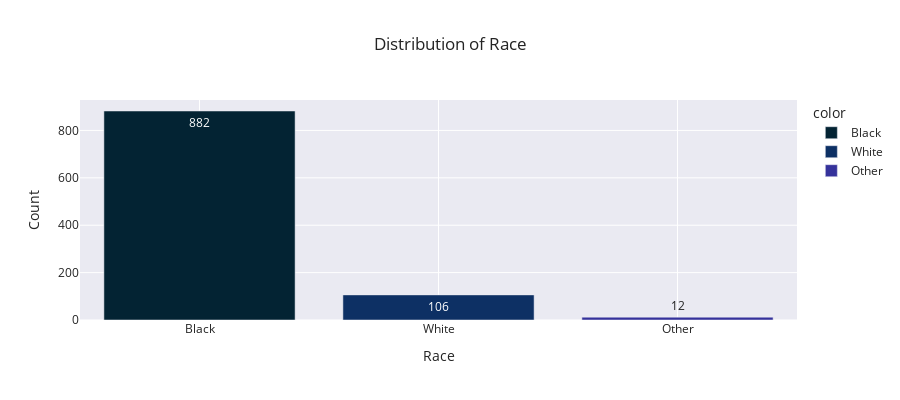

Notebook cell for this chart:
### Markdown cell above
#### Demographic Profiles

### Code cell
# Distribution of the Race Column
race_counts = clairborne_df['Race'].value_counts()

fig = px.bar(
    x=race_counts.index,
    y=race_counts.values,
    labels={'x': 'Race', 'y': 'Count'},
    title='Distribution of Race',
    color=race_counts.index,
    color_discrete_sequence=px.colors.sequential.thermal,
    text_auto=True
)

fig.update_layout(
    xaxis_title='Race',
    yaxis_title='Count',
    template='seaborn',
    width=900,
    height=400
)

fig.show()

### Figure 1 — Plotly figure (JSON) as saved in the notebook; plotly's stock layout.template omitted (floating-point values rounded to 4 significant figures)
{"data": [{"hovertemplate": "color=Black<br>Race=%{x}<br>Count=%{y}<extra></extra>", "legendgroup": "Black", "marker": {"color": "rgb(3, 35, 51)", "pattern": {"shape": ""}}, "name": "Black", "orientation": "v", "showlegend": true, "textposition": "auto", "texttemplate": "%{y}", "type": "bar", "x": ["Black"], "xaxis": "x", "y": [882], "yaxis": "y"}, {"hovertemplate": "color=White<br>Race=%{x}<br>Count=%{y}<extra></extra>", "legendgroup": "White", "marker": {"color": "rgb(13, 48, 100)", "pattern": {"shape": ""}}, "name": "White", "orientation": "v", "showlegend": true, "textposition": "auto", "texttemplate": "%{y}", "type": "bar", "x": ["White"], "xaxis": "x", "y": [106], "yaxis": "y"}, {"hovertemplate": "color=Other<br>Race=%{x}<br>Count=%{y}<extra></extra>", "legendgroup": "Other", "marker": {"color": "rgb(53, 50, 155)", "pattern": {"shape": ""}}, "name": "Other", "orientation": "v", "showlegend": true, "textposition": "auto", "texttemplate": "%{y}", "type": "bar", "x": ["Other"], "xaxis": "x", "y": [12], "yaxis": "y"}], "layout": {"barmode": "relative", "height": 400, "legend": {"title": {"text": "color"}, "tracegroupgap": 0}, "title": {"text": "Distribution of Race"}, "width": 900, "xaxis": {"anchor": "y", "domain": [0, 1], "title": {"text": "Race"}}, "yaxis": {"anchor": "x", "domain": [0, 1], "title": {"text": "Count"}}}}
